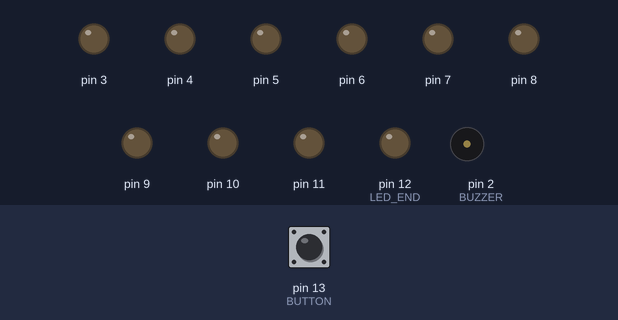
A sketch run on a simulated Arduino Uno, built with avr-gcc and run on an emulated ATmega328P. On the bench: output pins drawn as LEDs (lit = HIGH), buzzer (waves = sounding). The inputs (shaded band) are chosen by the test bench; at power-on: pin 13 (BUTTON) HIGH.

Above: at 1.2 s.
1.3 s: pin 13 (BUTTON) pulled LOW for 3.2 s
At 1.62 s:
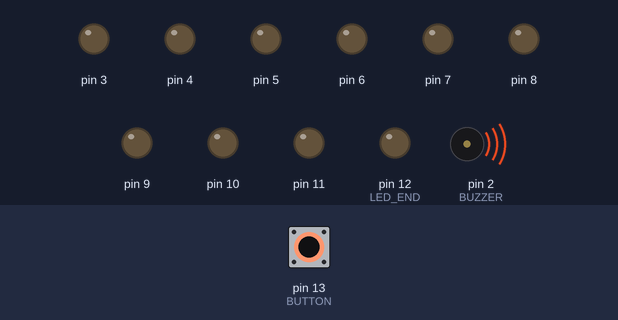
At 4.42 s:
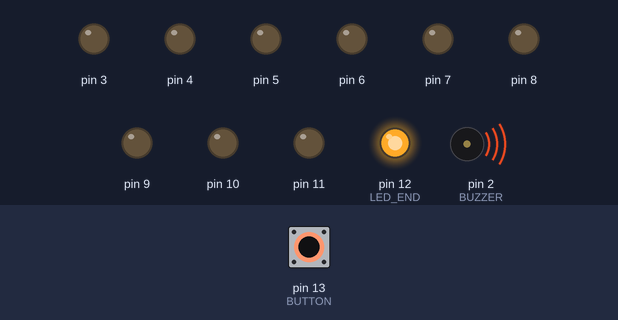
6.0 s: pin 13 (BUTTON) pulled LOW for 0.15 s
At 7.7 s:
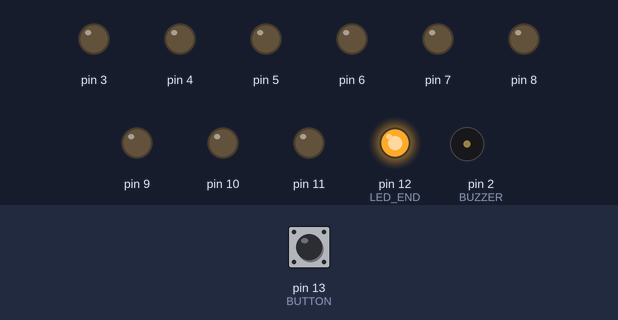
Timing chart, 0 to 15.0 s (numbered marks = the images above; inputs shaded):
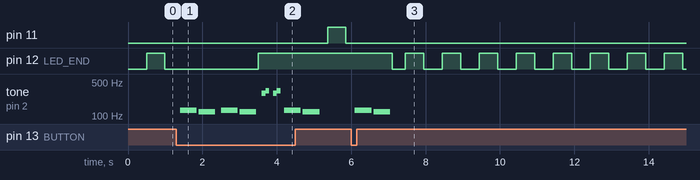

Measured:
- after the input at 1.3 s, pin 11: LOW → HIGH after 4.1 s, → LOW 0.49 s later; tone on pin 2 (BUZZER): plays 131 Hz for 0.45 s, 123 Hz for 0.45 s, 131 Hz for 0.45 s, 123 Hz for 0.45 s, 294 Hz for 0.10 s, 330 Hz for 0.10 s … (10 notes in this stretch), starting after 0.10 s
- after the input at 6.0 s, pin 11: stops changing and stays LOW; pin 12 (LED_END): HIGH → LOW after 1.1 s, then repeats every 0.99 s: HIGH 0.50 s, LOW 0.50 s; tone on pin 2 (BUZZER): silent → 131 Hz after 0.10 s, → silent 0.45 s later, → 123 Hz 0.05 s later, → silent 0.45 s later

The sketch:

ladder-game.ino
```cpp
#include "pitches.h"

// NOTE: this method of wiring was probably a mistake. The LEDs are in reverse
// order with LED_END being the first LED you need to activate and LED_START
// being the last.
#define LED_START 3
#define LED_END   12

#define BUZZER    2
#define BUTTON    13

// Melodies are defined as sets of note, duration, delay ending with a 0.
const int failMelody[] = {
  NOTE_C3, 450, 500,
  NOTE_B2, 450, 500,
  0,
};

const int successMelody[] = {
  NOTE_D4, 100, 100,
  NOTE_E4, 100, 100,
  0,
};

const int winMelody[] = {
  NOTE_D4,  100, 150,
  NOTE_D4,  100, 150,
  NOTE_D4,  100, 150,
  NOTE_D4,  300, 450,
  NOTE_AS3, 300, 450,
  NOTE_C4,  300, 450,
  NOTE_D4,  200, 300,
  NOTE_C4,  100, 150,
  NOTE_D4,  600, 900,
  0,
};

void playMelody(const int *melody) {
  for (int thisNote = 0; melody[thisNote]; thisNote += 3) {
    tone(BUZZER, melody[thisNote], melody[thisNote + 1]);
    delay(melody[thisNote + 2]);
  }
}

void setup() {
  //pinMode(LED_BUILTIN, OUTPUT);
  for (int i = LED_START; i <= LED_END; i++) {
    pinMode(i, OUTPUT);
  }
  pinMode(BUZZER, OUTPUT);
  pinMode(BUTTON, INPUT_PULLUP);
}

#define GS_INIT  0
#define GS_INPUT 1
#define GS_CLIMB 2
#define GS_FALL  3
#define GS_WIN   4

int gameState = GS_INIT;
int minActive = LED_END + 1;
int blinkState = LOW;

void ledMarquee() {
  for (int i = LED_END; i >= LED_START; i--) {
    digitalWrite(i, HIGH);
    delay(100);
  }

  for (int i = LED_END; i >= LED_START; i--) {
    digitalWrite(i, LOW);
    delay(100);
  }
}

void ledPingPong(int count) {
  // Reset all LEDs to 0
  for (int i = LED_END; i >= LED_START; i--) {
    digitalWrite(i, LOW);
    delay(100);
  }

  digitalWrite(LED_END, HIGH);
  delay(100);

  for (int loop = 0; loop < count; loop++) {
    for (int i = LED_END - 1; i >= LED_START; i--) {
      digitalWrite(i + 1, LOW);
      digitalWrite(i, HIGH);
      delay(100);
    }

    for (int i = LED_START + 1; i <= LED_END; i++) {
      digitalWrite(i - 1, LOW);
      digitalWrite(i, HIGH);
      delay(100);
    }
  }

  digitalWrite(LED_END, LOW);
}


void gsInit() {
  minActive = LED_END + 1;
  blinkState = LOW;

  // ledMarquee();

  gameState = GS_INPUT;
}

void gsInput() {
  unsigned long curTime = millis();

  int ledNum = LED_END - (minActive - LED_START) - 1;

  int blinkLen = 500 - (3 * ledNum * ledNum);

  // Update the blinkState with whether or not the LED is supposed to be on.
  if ((curTime / blinkLen) % 2 == 0) {
    if (blinkState != LOW) {
      digitalWrite(minActive - 1, LOW);
      blinkState = LOW;
    }
  } else {
    if (blinkState != HIGH) {
      digitalWrite(minActive - 1, HIGH);
      blinkState = HIGH;
    }
  }

  // If we got an input, check the blink state and update the game state accordingly.
  int input = digitalRead(BUTTON);
  if (input == LOW) {
    if (blinkState == HIGH) {
      gameState = GS_CLIMB;
    } else {
      gameState = GS_FALL;
    }

    delay(100);
  }
}

void gsClimb() {
  minActive--;
  if (minActive <= LED_START) {
    gameState = GS_WIN;
    return;
  }

  playMelody(successMelody);

  gameState = GS_INPUT;
}

void gsFall() {
  minActive++;

  // Clamp the value so we can't go before the first LED.
  if (minActive > LED_END) {
    minActive = LED_END + 1;
  }

  playMelody(failMelody);

  // Ensure the previous light is off.
  digitalWrite(minActive - 1, LOW);

  gameState = GS_INPUT;
}

void gsWin() {
  playMelody(winMelody);
  ledPingPong(3);
  gameState = GS_INIT;
}

void loop() {
  switch (gameState) {
    case GS_INPUT:
      gsInput();
      break;
    case GS_CLIMB:
      gsClimb();
      break;
    case GS_FALL:
      gsFall();
      break;
    case GS_WIN:
      gsWin();
      break;

    // By default we fall back to init, in case we broke something.
    default:
    case GS_INIT:
      gsInit();
      break;
  }
}
```

pitches.h
```cpp
/*************************************************
 * Public Constants
 *************************************************/

#define NOTE_B0  31
#define NOTE_C1  33
#define NOTE_CS1 35
#define NOTE_D1  37
#define NOTE_DS1 39
#define NOTE_E1  41
#define NOTE_F1  44
#define NOTE_FS1 46
#define NOTE_G1  49
#define NOTE_GS1 52
#define NOTE_A1  55
#define NOTE_AS1 58
#define NOTE_B1  62
#define NOTE_C2  65
#define NOTE_CS2 69
#define NOTE_D2  73
#define NOTE_DS2 78
#define NOTE_E2  82
#define NOTE_F2  87
#define NOTE_FS2 93
#define NOTE_G2  98
#define NOTE_GS2 104
#define NOTE_A2  110
#define NOTE_AS2 117
#define NOTE_B2  123
#define NOTE_C3  131
#define NOTE_CS3 139
#define NOTE_D3  147
#define NOTE_DS3 156
#define NOTE_E3  165
#define NOTE_F3  175
#define NOTE_FS3 185
#define NOTE_G3  196
#define NOTE_GS3 208
#define NOTE_A3  220
#define NOTE_AS3 233
#define NOTE_B3  247
#define NOTE_C4  262
#define NOTE_CS4 277
#define NOTE_D4  294
#define NOTE_DS4 311
#define NOTE_E4  330
#define NOTE_F4  349
#define NOTE_FS4 370
#define NOTE_G4  392
#define NOTE_GS4 415
#define NOTE_A4  440
#define NOTE_AS4 466
#define NOTE_B4  494
#define NOTE_C5  523
#define NOTE_CS5 554
#define NOTE_D5  587
#define NOTE_DS5 622
#define NOTE_E5  659
#define NOTE_F5  698
#define NOTE_FS5 740
#define NOTE_G5  784
#define NOTE_GS5 831
#define NOTE_A5  880
#define NOTE_AS5 932
#define NOTE_B5  988
#define NOTE_C6  1047
#define NOTE_CS6 1109
#define NOTE_D6  1175
#define NOTE_DS6 1245
#define NOTE_E6  1319
#define NOTE_F6  1397
#define NOTE_FS6 1480
#define NOTE_G6  1568
#define NOTE_GS6 1661
#define NOTE_A6  1760
#define NOTE_AS6 1865
#define NOTE_B6  1976
#define NOTE_C7  2093
#define NOTE_CS7 2217
#define NOTE_D7  2349
#define NOTE_DS7 2489
#define NOTE_E7  2637
#define NOTE_F7  2794
#define NOTE_FS7 2960
#define NOTE_G7  3136
#define NOTE_GS7 3322
#define NOTE_A7  3520
#define NOTE_AS7 3729
#define NOTE_B7  3951
#define NOTE_C8  4186
#define NOTE_CS8 4435
#define NOTE_D8  4699
#define NOTE_DS8 4978
```
